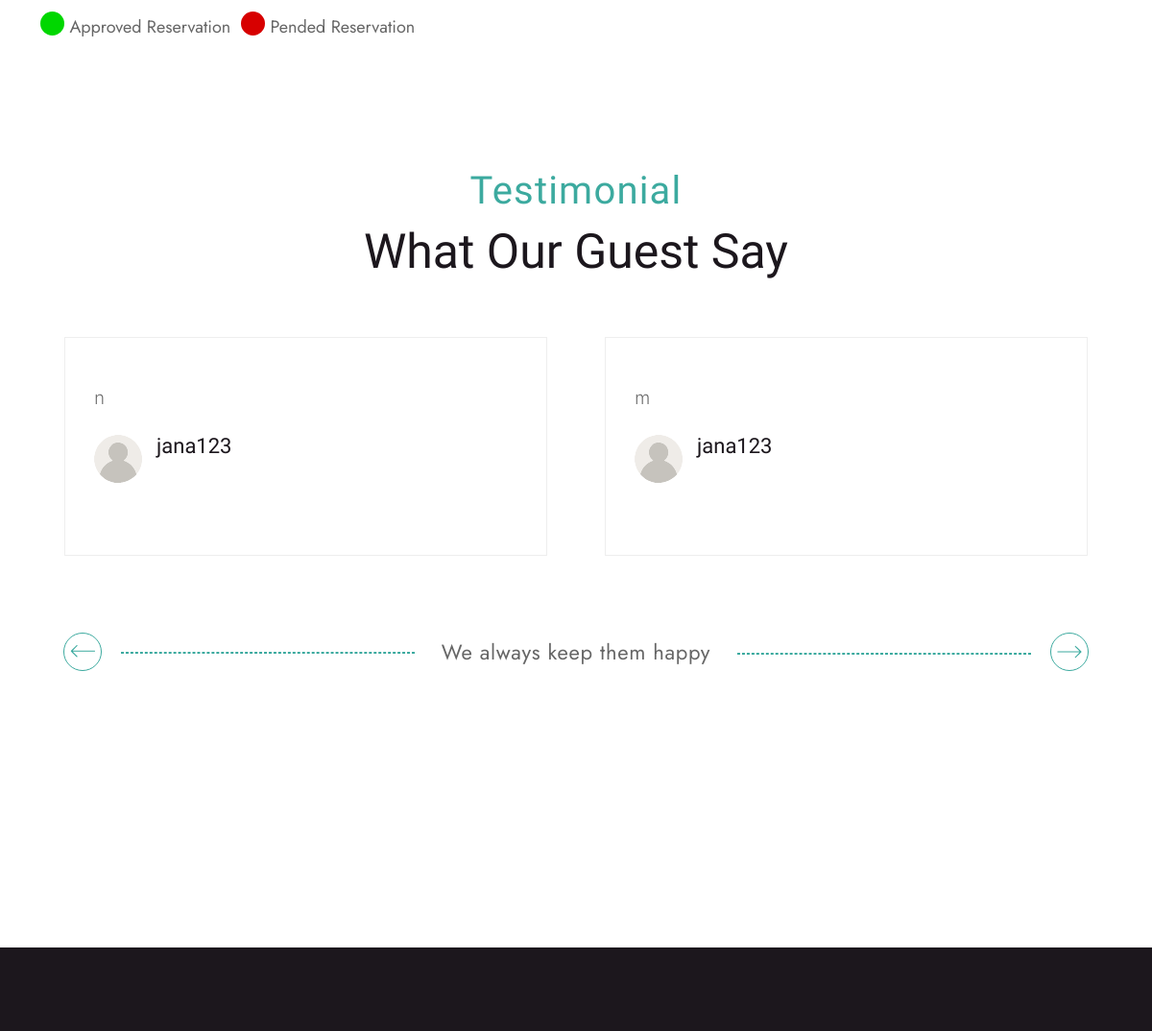
/subhall-details.php?shallId=74 (middle part), run on an earlier commit of the app's database.
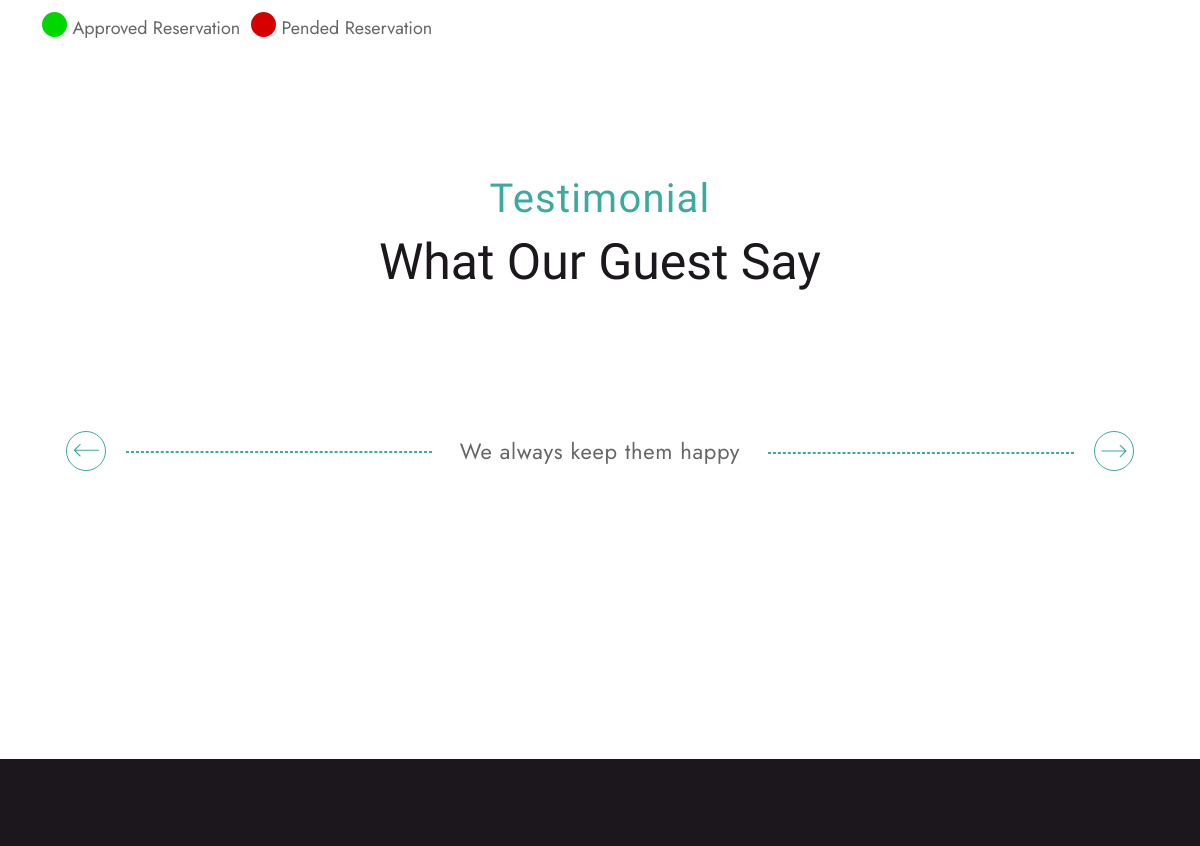
And on a later commit of the database.
### tables this page shows
CREATE TABLE `feedback_subhall` (
  `id` int NOT NULL,
  `experience` varchar(200) NOT NULL,
  `Recommendation` varchar(200) NOT NULL,
  `halls_images_useful` varchar(200) NOT NULL,
  `payment_process` varchar(200) NOT NULL,
  `feedback` varchar(500) NOT NULL,
  `user_id` int NOT NULL,
  `hall_id` int NOT NULL
);

CREATE TABLE `users` (
  `id` int NOT NULL,
  `name` varchar(200) NOT NULL,
  `password` varchar(200) NOT NULL,
  `email` varchar(200) NOT NULL,
  `type` enum('user','owner') NOT NULL DEFAULT 'user',
  `status` tinyint(1) NOT NULL DEFAULT '1',
  `created_at` datetime NOT NULL DEFAULT CURRENT_TIMESTAMP
);

### admin/handlers/get_feedback_subhall.php (called while the page is built)
<?php
$sql="SELECT f.id, f.feedback, u.name
FROM feedback_subhall f
INNER JOIN users u
ON f.user_id = u.id where f.hall_id=$shallId and  f.feedback != '' ORDER BY f.id DESC";
$sqlResult=mysqli_query($conn,$sql);
$feedbackData=mysqli_fetch_all($sqlResult);
?>

### subhall-details.php (the view, shortened to what the changed rows need)
<?php
      if(isset($_POST['subhall'])){
      $shallId=$_POST['subhall']; }
      elseif(isset($_GET['shallId'])){
      $shallId=$_GET['shallId']; }
?>
<!DOCTYPE html>
<html lang="en">
<?php require ('inc/head.php'); ?>
<body>
<?php require ('inc/preloader_area.php');
    require("admin/handlers/db.php");
    require("admin/handlers/get_feedback_subhall.php");
    $sql1="SELECT * FROM feedback_subhall WHERE feedback != '' AND hall_id=$shallId ORDER BY id DESC;
    ";
    $query1=mysqli_query($conn,$sql1);
    $users=mysqli_fetch_all($query1,MYSQLI_ASSOC);
    ?>
<head>
<link rel="stylesheet" href="assets/css/rating.css">
</head>
    <div class="row">
        <div class="home-one-testimonial mb-120">
        <div class="container">
            <div class="row">
                <div class="col-12">
                    <div class="section-title1 text-center">
                        <h2>What Our Guest Say</h2>
                    </div>
                </div>
            </div>
            <div class="row justify-content-center">
                <div class="swiper testimonial-slider-1">
                    <div class="swiper-wrapper">
                    <?php
if(isset($users)){
foreach($feedbackData as $index=>$users){?>
                        <div class="swiper-slide">
                            <div class="testimonial-wrrap">
                                <div class="content">
                                    <p><?=$users[1];?> </p>
                                    <div class="author-review-area d-flex justify-content-between align-items-center flex-erap">
                                    <div class="authot-area d-flex align-items-center">
                                        <div class="author-img">
                                            <br/>
                                        <img  width="50" height="50" src="assets/images/icons/user1.svg">
                                        </div>
                                    <div class="author-name-deg">
                                            <h4><?=$users[2];?></h4>
                                            </div>
                                </div>
                                </div>
                                </div>
                            </div>
                        </div>
                        <?php }
}?>
</div>
                </div>
            </div>
            <br>
         </div>
     </div>
</body>
</html>

What changed in the data, as far as the page shows it:
removed feedback_subhall: feedback "n", user.name "jana123"
removed feedback_subhall: feedback "m", user.name "jana123"
